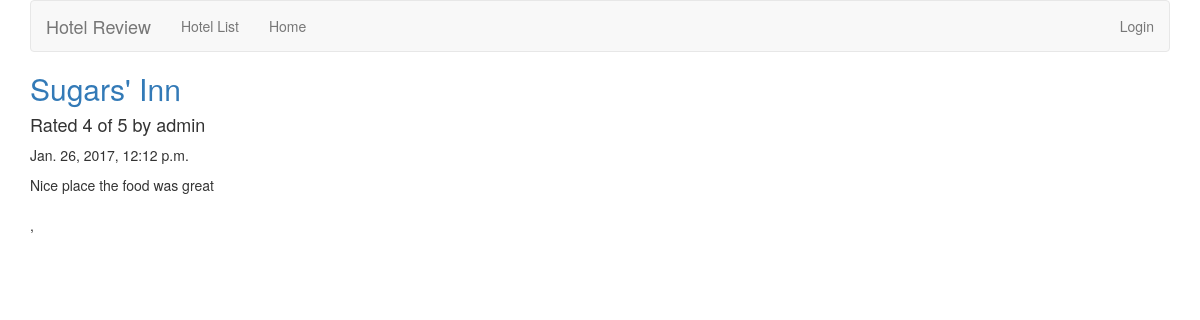
The app's page /hotelsite/review/6/ with its own data.
### hotelsite/models.py (models this page shows, shortened)
class Review(models.Model):
	RATING_CHOICES = (
        (1, '1'),
        (2, '2'),
        (3, '3'),
        (4, '4'),
        (5, '5'),
    )
	hotel = models.ForeignKey(Hotel, null=False, blank=False)
	user_name = models.CharField(max_length=25)
	date = models.DateTimeField('date_published')
	title = models.CharField(max_length= 50)
	description = models.TextField(max_length=5000)
	rating = models.IntegerField(choices=RATING_CHOICES)

class Hotel(models.Model):
	name = models.CharField(max_length=60)
	add1 = models.CharField(max_length=50)
	add2 = models.CharField(max_length=50, null=True, blank=True)
	city = models.CharField(max_length=50)
	state = models.CharField(max_length= 2)
	zipcode = models.CharField(max_length=5)

### hotelsite/views.py (the view)
# urls.py: url(r'^review/(?P<review_id>[0-9]+)/$', views.review_detail, name='review_detail'),
def review_detail(request, review_id):
    review = get_object_or_404(Review, pk=review_id)
    return render(request, 'review_detail.html', {'review': review})

### hotelsite/templates/review_detail.html (shortened to what this page needs)
{% extends 'base.html' %}
{% block title %}
<h2><a href="{% url 'hotelsite:hotel_detail' review.hotel.id %}">{{ review.hotel.name }}</a></h2>
{% endblock %}
{% block content %}
<h4>Rated {{ review.rating }} of 5 by {{ review.user_name }}</h4>
<p>{{ review.date }}</p>
<p>{{ review.description }}</p>
<p>{{ hotel.city }}, {{ state }}  {{ zipcode }}</p>
{% endblock content %}

### records on screen
Review: hotel.name "Sugars' Inn", rating "4", user_name "admin", date "Jan. 26, 2017, 12:12 p.m.", description "Nice place the food was great"
